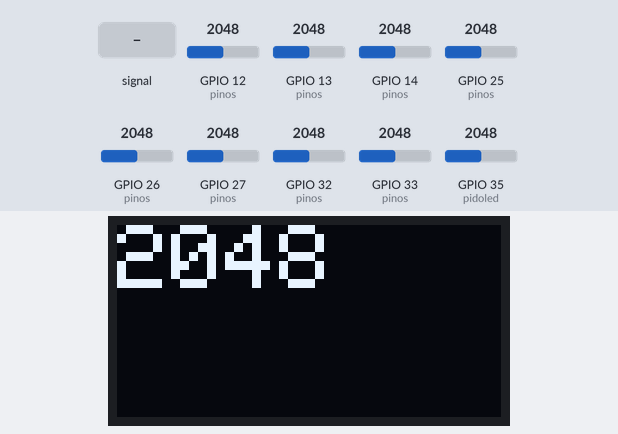
A program run on a simulated ESP32. Shown: 128×64 one-colour display. The inputs (shaded band) are chosen by the test bench; at power-on: GPIO 35 (pidoled) = 2048, GPIO 12 (pinos) = 2048, GPIO 13 (pinos) = 2048, GPIO 14 (pinos) = 2048, GPIO 25 (pinos) = 2048, GPIO 26 (pinos) = 2048, GPIO 27 (pinos) = 2048, GPIO 32 (pinos) = 2048, GPIO 33 (pinos) = 2048. What the program prints to the serial monitor is not drawn.

Above: at 6.2 s.
6.3 s: GPIO 35 (pidoled) fed a 200 Hz sine of ±327 counts around its level
At 6.52 s:
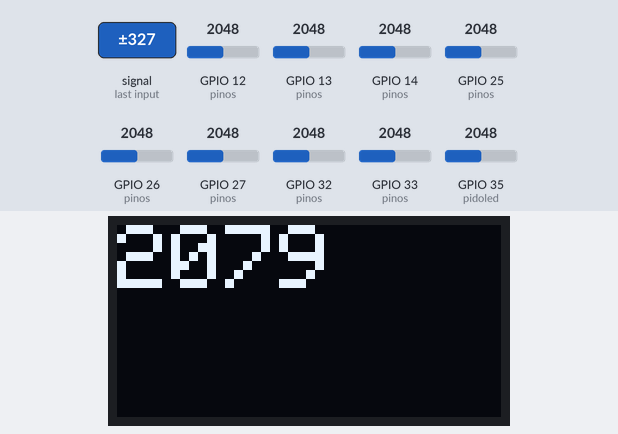
7.8 s: GPIO 35 (pidoled) set to 2866
At 8.7 s:
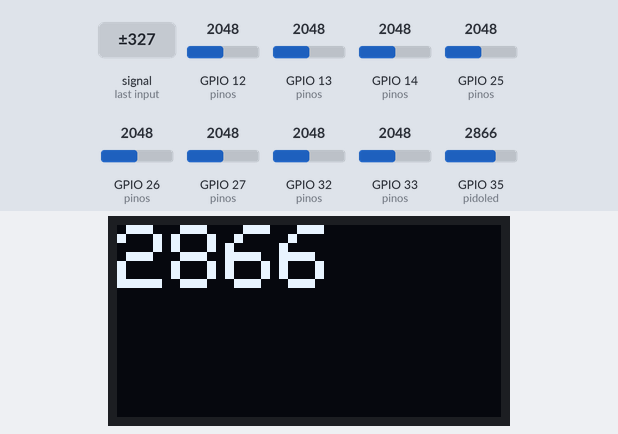
9.3 s: GPIO 35 (pidoled) set to 3972
At 9.6 s:
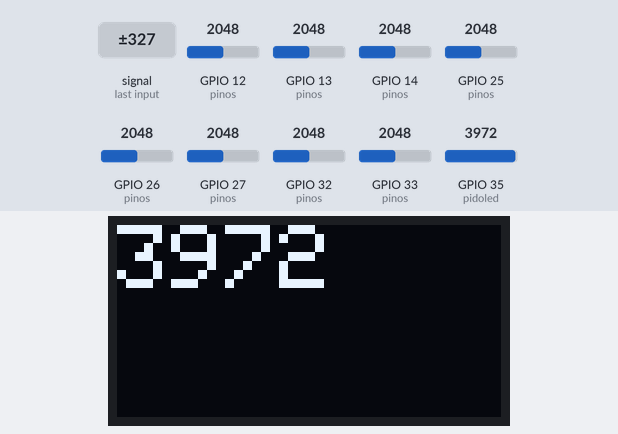
10.8 s: GPIO 35 (pidoled) set to 1228
At 11.8 s:
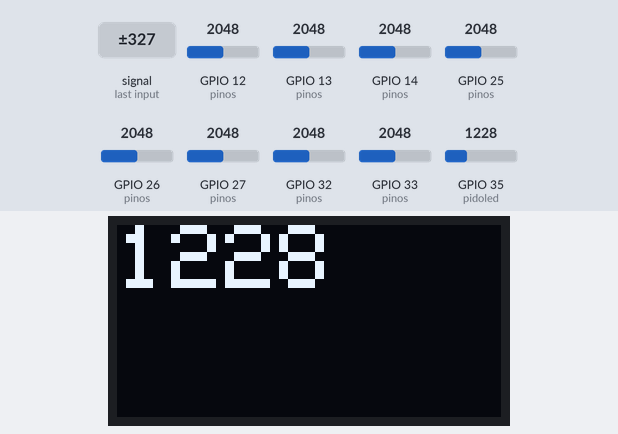
12.3 s: GPIO 35 (pidoled) fed a 1000 Hz sine of ±1023 counts around its level
At 12.5 s:
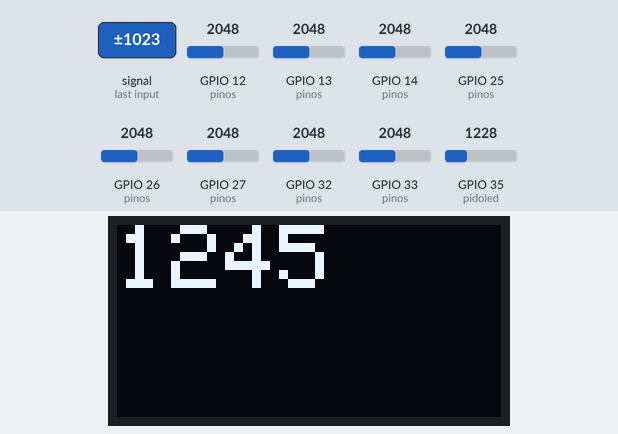
Timing chart, 0 to 14.8 s (numbered marks = the images above; inputs shaded):
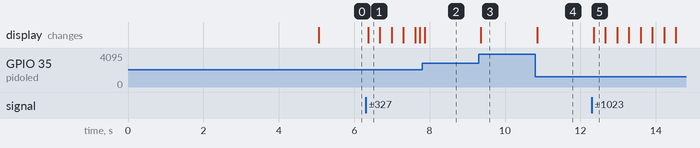

The program:

main.cpp
```cpp
#include <Arduino.h>
#include <Wire.h>
#include <Adafruit_GFX.h>
#include <Adafruit_SSD1306.h>
#include "IRline.h"
#include "Motor.h"

#define OLED
#define Esp32
//#define Arduino
//#define TestIR

void pidoled();
void oledstart();

byte pinos[8] = { 13, 12, 14, 27, 26, 25, 33, 32 };
byte m[6] = {4, 5, 18, 19, 2, 23};

Adafruit_SSD1306 display(128, 64, &Wire, -1);
IRline ir(pinos, 8);
Motor motor(m);


void setup() {
  Serial.begin(115200);
  oledstart();
  ir.calibrateIR();
}


void loop() {
  ir.getPlusUpdateIR();
  motor.PIDctrl(ir.PID(), ir.getPlusUpdateIR());
  Serial.print("    ");
  Serial.print(ir.PID());
  Serial.print("    ");
  Serial.println(ir.getPlusUpdateIR(), BIN);
  //ir.showIR();
  pidoled();
}


void oledstart() {
  if (!display.begin(SSD1306_SWITCHCAPVCC, 0x3C)) {
    Serial.println(F("falha na alocação do endereço i2c do display"));
    for (;;); // Don't proceed, loop forever
  }
  display.clearDisplay();
}
void pidoled() {
#ifdef OLED
  int val = 0;
  for (int i = 0; i < 100; i++) {
    val = analogRead(35) + val;
  }
  display.clearDisplay();
  display.setTextSize(3);
  display.setTextColor(WHITE);
  display.setCursor(0, 0);
  display.print(val / 100);
  display.display();
#endif
}
```

Measured:
- after the input at 6.3 s, the display: changes after 0.07 s (image 1)
- after the input at 9.3 s, the display: changes after 0.06 s (image 3)
- after the input at 10.8 s, the display: changes after 0.06 s (image 4)
- after the input at 12.3 s, the display: changes after 0.05 s (image 5)
